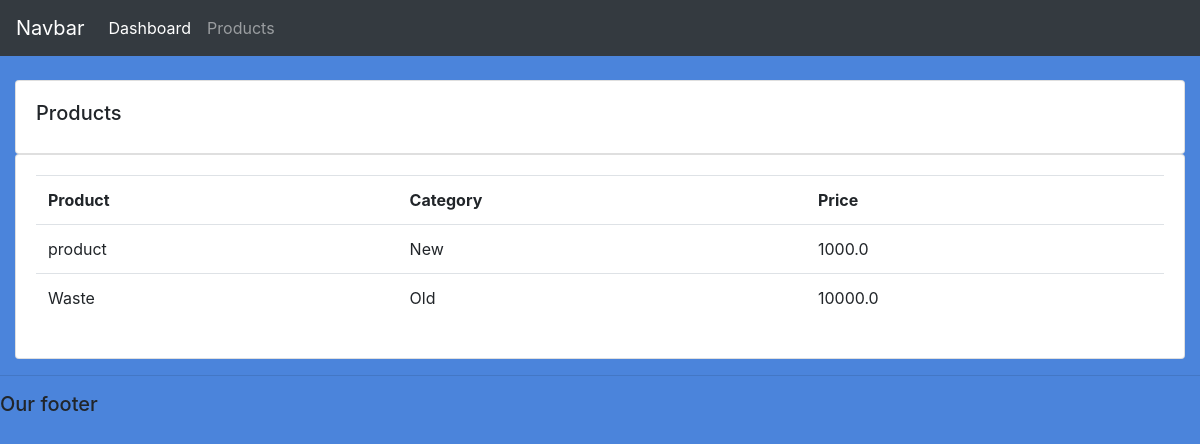
Before: /products/ with the older database file.
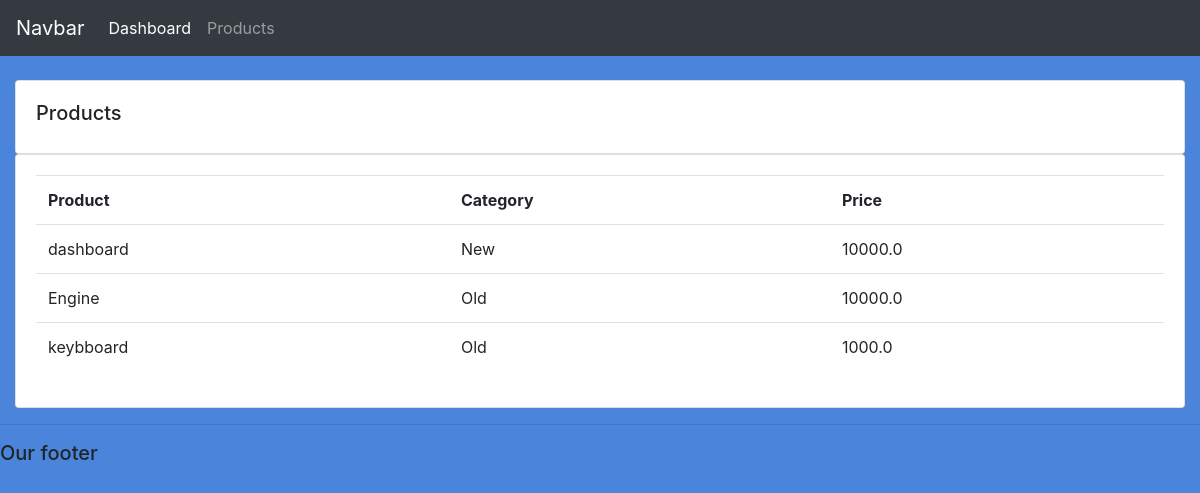
After: the same page with the newer database file.
### accounts/models.py (models this page shows, shortened)
class Product(models.Model):
    CATEGORY= (
        ('New', 'New'),
        ('Old', 'Old'),
    )
    name = models.CharField(max_length=200, null=True)
    price = models.FloatField(null=TRUE)
    category= models.CharField(max_length=200, null=True, choices=CATEGORY)
    descrption= models.CharField(max_length=200, null=True)
    datecreated= models.DateTimeField(auto_now_add=True)
    tags = models.ManyToManyField(Tag)

### accounts/views.py (the view)
# urls.py: path('products/', views.products, name='products'),
def products(request):
	products = Product.objects.all()
	return render (request, 'accounts/products.html', {'products':products})

### accounts/templates/accounts/products.html
{%  extends 'accounts/main.html' %}
{% block content %}
		<br>
		<div class="row">
			<div class="col-md">
				<div class="card card-body">
					<h5>Products</h5>
				</div>
				<div class="card card-body">
					<table class="table">
						<tr>
							<th>Product</th>
							<th>Category</th>
							<th>Price</th>
						</tr>
						{% for i in products %}
						<tr>
							<td>{{i.name}}</td>
							<td>{{i.category}}</td>
							<td>{{i.price}}</td>
						</tr>
						{% endfor %}
					</table>
				</div>
			</div>
		</div>
{% endblock content %}

Changed rows visible on the page:
changed Product "New": name "product" → "dashboard"; price "1000.0" → "10000.0"
changed Product: name "Waste" → "Engine"
added Product: name "keybboard", category "Old", price "1000.0"
